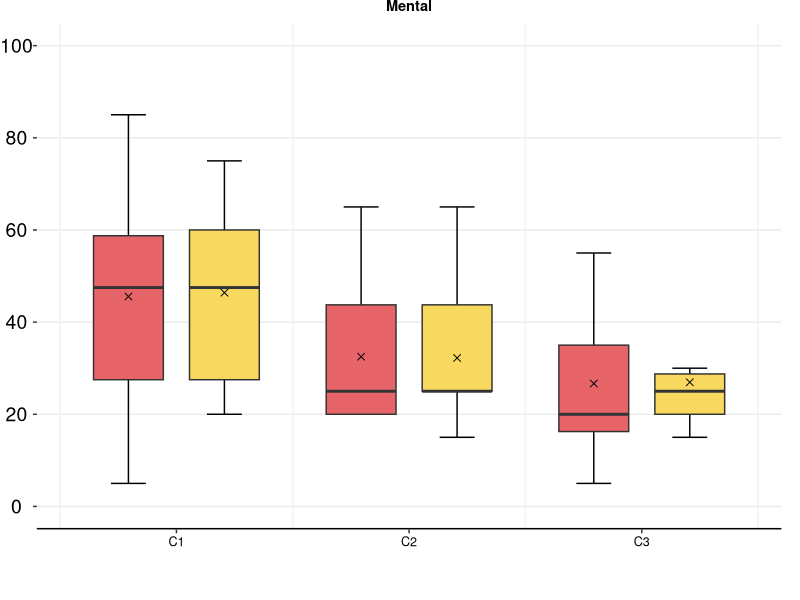
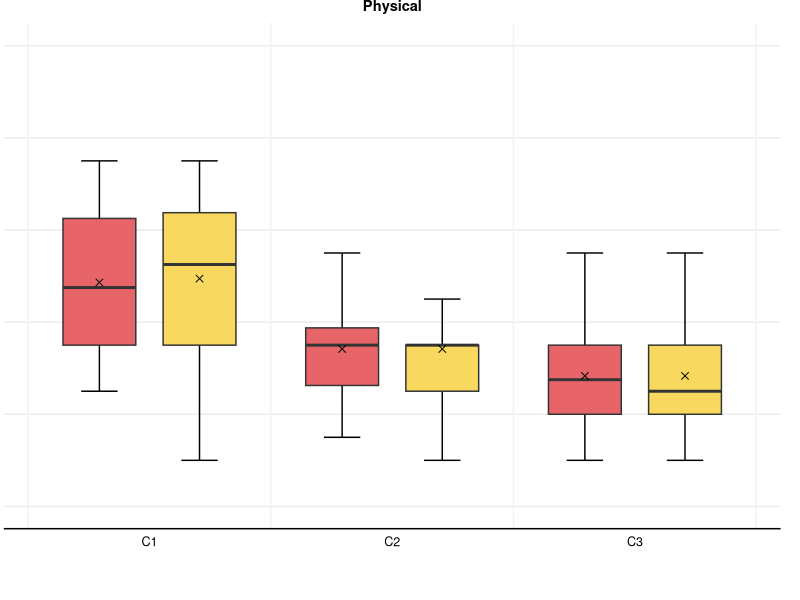
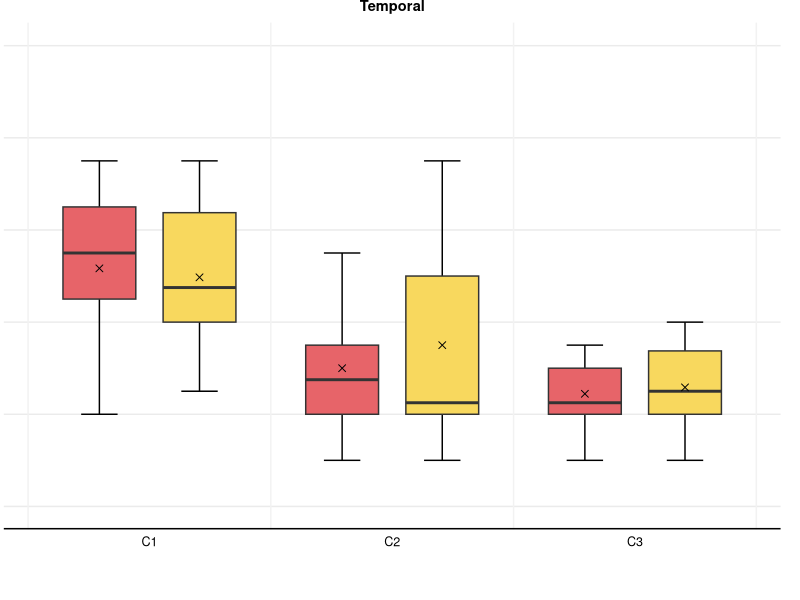
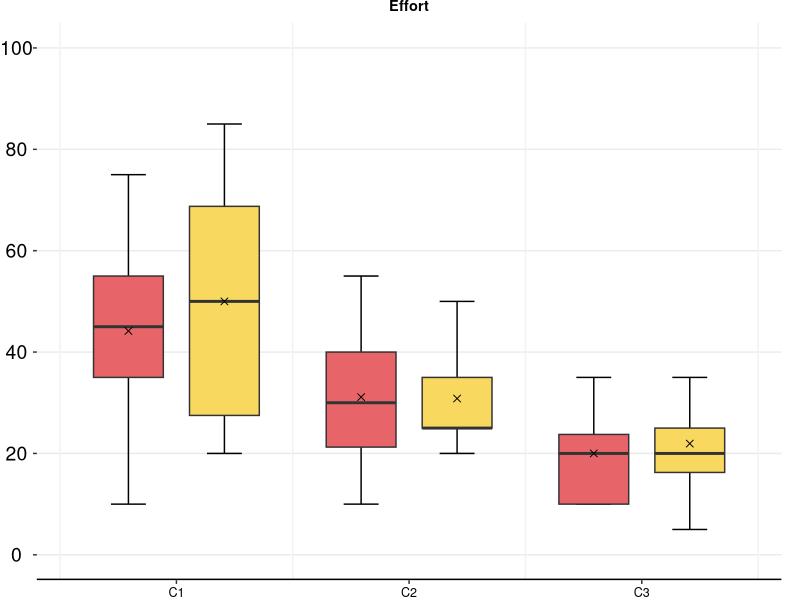
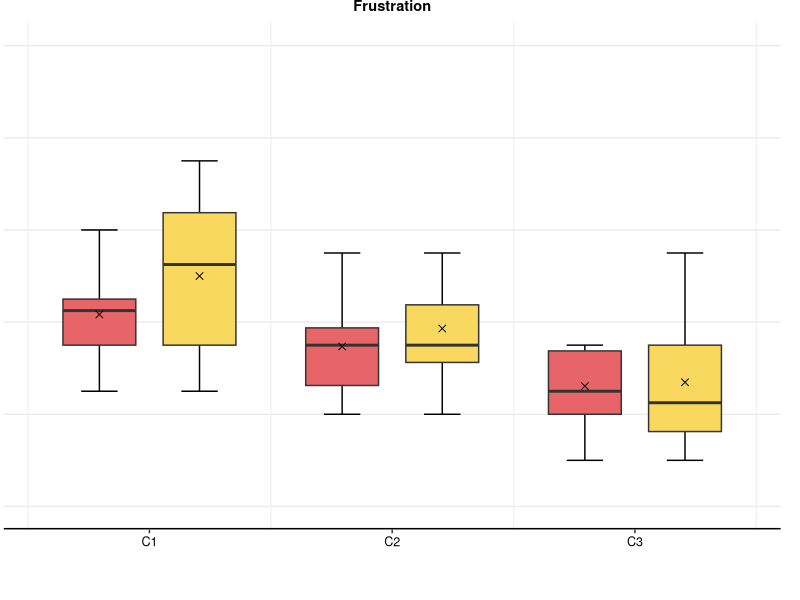
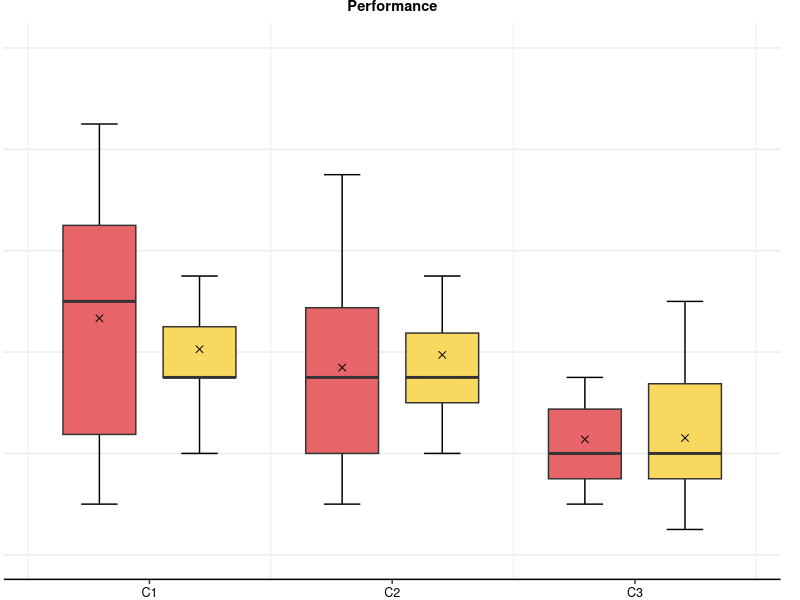
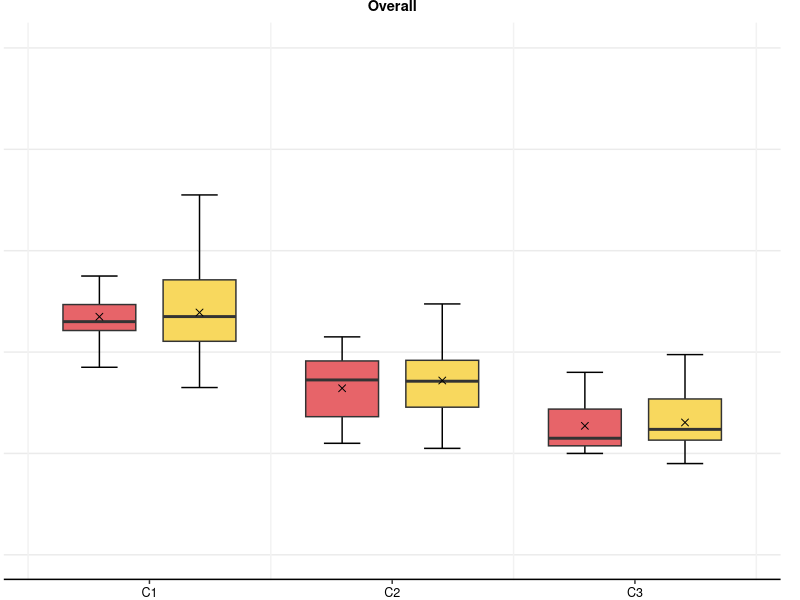

The R source for these figures, in order: (Note: this script raises an error after producing the figures.)
## ---- chunk 1
# library
library(ggplot2)
library(dplyr)
library(broom)
library(tidyr)
library(stats)

coloring = c("#E76469", "#F8D85E","#EDA645","#D1B0B3","#8C99A6","#ADD299","#4FA490","#3B7F9F")
fontsize = 14
dodge = .75
## ---- chunk 2
df=read.csv('csv/tlx.csv', sep=",")
condition_order <- c("C1", "C2", "C3")
param_order <- c("Mental", "Physical", "Temporal", "Performance", "Effort", "Frustration", "Overall")


cp <- function(df, dodge, lab) {
    ggplot(df, aes(x = conditions, y = score)) +
    stat_boxplot(aes(fill = role), geom = "errorbar", width = 0.3, position = position_dodge(1.1*dodge)) +
    geom_boxplot(aes(fill = role), width = 0.8*dodge, coef = 0, outlier.alpha = 0, show.legend = F,
                 position = position_dodge(1.1*dodge)) +
    stat_summary(aes(fill = role), fun.y = mean,
                 geom= "point", shape = 4, size = 2, colour= "black",
                 position = position_dodge(1.1*dodge)) +
    geom_vline(xintercept=c(0.5,1.5,2.5,3.5,4.5),color="#F2F2F2")+ 
    xlab(NULL) +
    ylab(NULL) +
    # stat_pvalue_manual(stat, label = 'p.adj.signif', hide.ns = TRUE, tip.length = 0.02) +
    scale_fill_manual(name= "conditions", values = coloring) +
    scale_color_manual(name = "conditions", values = coloring) +
    scale_y_continuous(minor_breaks = seq(0, 100, 20), breaks = seq(0, 100, by=20), limits=c(0, 100)) +
    annotation_custom(grid::linesGrob(y = c(0,0), gp = grid::gpar(lwd=3))) +
    labs(title = lab) +
    theme_bw()  +
    theme(
      axis.line = element_blank(),
      axis.title.y=element_blank(),
      axis.text.x = element_text(color="black", size=.65*fontsize),
      axis.text.y = element_blank(),
      text = element_text(size=fontsize),
      strip.background = element_blank(),
      plot.background = element_blank(),
      plot.title = element_text(hjust = 0.5, color="black", size=.75*fontsize, face = "bold"),
      plot.tag = element_text(angle = 90, vjust = 1, size=fontsize),
      plot.tag.position = c(1, .5),
      plot.margin = unit(c(0.0, .025, .1, 0), "null"),
      panel.border = element_blank(),
      panel.spacing = unit(c(0, 0, 0, 0), "null"),
      panel.grid.major.x = element_blank(),
      legend.key = element_blank(),
      legend.key.size = unit(.5, "cm"),
      legend.key.height = unit(1, 'cm'),
      legend.key.width = unit(.75, 'cm'),
      legend.position="null",
      legend.direction = "horizontal",
      legend.justification = c("center", "top"),
      legend.title=element_blank(),
      legend.text=element_text(size=fontsize, margin = margin(r = 5)),
      legend.margin = margin(0, 0, 0, 0),
      legend.spacing.x = unit(0.1, "cm"),
      legend.spacing.y = unit(0, "cm"),
      legend.box.just = "right",
      legend.box.background = element_blank()
    )
}

df_me <- df[df$params == 'Mental', ]
df_ph <- df[df$params == 'Physical', ]
df_tm <- df[df$params == 'Temporal', ]
df_pf <- df[df$params == 'Performance', ]
df_ef <- df[df$params == 'Effort', ]
df_fr <- df[df$params == 'Frustration', ]
df_ov <- df[df$params == 'Overall' & (df$role == "VR" | df$role == "AR"), ]

# Create boxplots
a <- cp(df_me, dodge, 'Mental') + theme(axis.text.y = element_text(color="black", size=fontsize))
b <- cp(df_ph, dodge, 'Physical') + theme(axis.ticks = element_blank())
c <- cp(df_tm, dodge, 'Temporal') + theme(axis.ticks = element_blank())
d <- cp(df_ef, dodge, 'Effort') + theme(axis.text.y = element_text(color="black", size=fontsize), 
                                        plot.margin = unit(c(0.0, .025, 0, 0), "null"))
e <- cp(df_fr, dodge, 'Frustration') + theme(axis.ticks.y = element_blank())
f <- cp(df_pf, dodge, 'Performance') + theme(axis.ticks.y = element_blank(), plot.margin = unit(c(0.0, .025, 0, 0), "null"))
g <- cp(df_ov, dodge, 'Overall') + theme(axis.ticks.y = element_blank(), plot.margin = unit(c(0.0, .025, 0, 0), "null"))

final_plot <- grid.arrange(a, e, d, g, nrow = 2, ncol = 2)
# grid.arrange(final_plot)


ggsave("out/rtlx.pdf", final_plot, width = 6, height = 4, dpi = 1000)
## ---- chunk 3
df=read.csv('csv/task-completion.csv', sep=",")

# Convert the data from wide format to long format
df_long <- df %>%
  pivot_longer(cols = c(task1, task2, task3), names_to = "task", values_to = "time")

# Sort the data by task and time
completion_times <- df_long %>%
  arrange(task, time)

# Calculate the mean, median, and standard deviation for each task completion time
task_stats <- completion_times %>%
  group_by(task) %>%
  summarize(mean_time = mean(time), median_time = median(time), sd_time = sd(time))

task_stats
## ---- chunk 4
# One-Way ANOVA
model <- aov(time ~ task, data = completion_times)
anova_table <- anova(model)
F_val <- anova_table$F[1]
df1 <- anova_table$Df[1]
df2 <- anova_table$Df[2]

# print the results
summary(model)
cat("F(", df1, ", ", df2, ") = ", F_val, "\n")
## ---- chunk 5
bartlett_test <- bartlett.test(time ~ task, data = completion_times)

# Create a data frame to store the test results
test_results <- data.frame(
  statistic = bartlett_test$statistic,
  p.value = bartlett_test$p.value,
  parameter = bartlett_test$parameter
)
test_results
## ---- chunk 6
# Create a string
my_string <- paste(
  "Bartlett's K-squared = ", bartlett_test$statistic, 
  ", df=", bartlett_test$parameter, 
  ", p-value =", bartlett_test$p.value, 
  ", Sigf = ", bartlett_test$p.value < 0.05,
  ", F-stats: ", capture.output(cat("F(", df1, ", ", df2, ") = ", F_val, "\n")))
bartlett_stats <- data.frame(my_string)
bartlett_stats

## ---- chunk 7
write.csv(task_stats, file = "out/task_stats.csv", row.names = FALSE)
write.csv(bartlett_stats, file = "out/task_f_bartlett.csv", row.names = FALSE)
write.csv(summary_data, file = "out/summary_data.csv", row.names = FALSE)
## ---- chunk 8
library(ggplot2)
library(dplyr)
library(broom)
library(tidyr)
library(stats)

coloring = c("#E76469", "#F8D85E","#EDA645","#D1B0B3","#8C99A6","#ADD299","#4FA490","#3B7F9F")
fontsize = 14


df=read.csv('csv/tlx.csv', sep=",")

summary_data =  read.csv('csv/summary_data.csv', sep=",")

# Create horizontal bar chart with error bars
order <- c('Mental',	'Physical',	'Temporal',	'Effort',	'Performance', 'Frustration', 'Overall')

ggplot(summary_data, aes(x = mean_score, y = factor(params, levels = order), fill = conditions)) +
  geom_col(width=.5, position=position_dodge(.6)) +
  geom_errorbar(aes(xmin=mean_score-se_score, xmax=mean_score+se_score), width=.2, position=position_dodge(.6))+
  scale_fill_manual(values = coloring) +
  scale_x_continuous(expand = c(0, 0), limits = c(0, 50)) +
  guides(fill=guide_legend(title="")) +
  theme_bw() +
  theme(axis.line = element_blank(),
        axis.title.x=element_blank(),
        axis.title.y=element_blank(),
        axis.text.x = element_text(color="black", size=fontsize),
        axis.text.y = element_text(color="black", size=fontsize),
        text = element_text(size=fontsize),
        strip.background = element_blank(),
        plot.background = element_blank(),
        plot.margin = unit(c(0.005, .25, 0, 0), "null"),
        panel.border = element_blank(),
        panel.spacing = unit(c(0, 0, 0, 0), "null"),
        legend.position="bottom",
        legend.direction = "horizontal",
        legend.justification = c("center", "top"),
        legend.title=element_blank(),
        legend.text=element_text(size=fontsize),
        legend.box.just = "right",
        legend.box.background = element_blank())


ggsave("out/rtlx.pdf", width = 6.5, height = 4.8, dpi = 1000)

